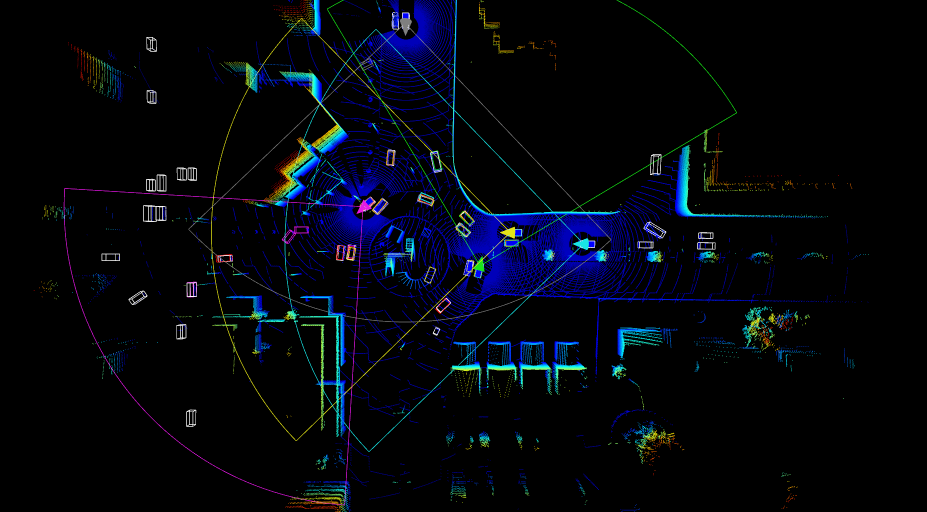
#> input picture fig/test1.png, 1853 x 1023 px (shown at 1/2 size)
$ python -i process.py   (imports and definitions only)
#> lines starting #> are read from the running program, lines starting #| are printed output that depends on the picture
#!/usr/bin/env python3
import copy
import math
import shutil
import sys
import time
from pathlib import Path
import numpy as np
import open3d as o3d
import matplotlib.pyplot as plt
from multiprocessing.dummy import Pool as ThreadPool

sys.path.append(Path(__file__).resolve().parent.parent.as_posix())  # repo path
from params import *
from dataset_tools.utils.calibration import Calibration

VIEW_WIDTH = 1242
VIEW_HEIGHT = 375
VIEW_FOV = 90
camera_intrinsic_matrix = np.identity(3)
camera_intrinsic_matrix[0, 2] = VIEW_WIDTH / 2.0
camera_intrinsic_matrix[1, 2] = VIEW_HEIGHT / 2.0
camera_intrinsic_matrix[0, 0] = VIEW_WIDTH / (2.0 * np.tan(VIEW_FOV * np.pi / 360.0))
camera_intrinsic_matrix[1, 1] = VIEW_WIDTH / (2.0 * np.tan(VIEW_FOV * np.pi / 360.0))


# [311 lines left out: functions get_ego_lidar_data_path, get_ego_camera_2Dlabel_path, get_raw_lidar_data, process_pcd, get_fov_flag, get_sensor_transform and 14 more, not called in this run]


def process_each_frame(_frame):
    if not os.path.exists(global_label_file_path):
        os.makedirs(global_label_file_path)
    _frame_label_file_path = Path(label_file_path, _frame).as_posix()
    shutil.copy(_frame_label_file_path, global_label_file_path)
    labels = np.loadtxt(_frame_label_file_path, dtype='str', delimiter=' ')

    AD_vehicles = [v for v in os.listdir(str(raw_data_path)) if 'vehicle' in v]
    AD_vehicles_location = find_Ad_vehicles_location(AD_vehicles, labels)

    for ego_vehicle_label in labels:
        tmp_name = ego_vehicle_label[0] + '_' + ego_vehicle_label[1]

        if 'vehicle.tesla' in ego_vehicle_label[0]:
            # and tmp_name in AD_vehicles_location.keys():# and '319' in ego_vehicle_label[1]:
            # if ego_vehicle_label[1] not in tmp_car:
            #     continue
            try:
                lidar_center, lidar_rotation, lidar_rotation_test = get_sensor_transform(ego_vehicle_label[1],
                                                                                         labels, sensor='lidar')
            except:
                continue
            # camera_center, camera_rotation = get_sensor_transform(ego_vehicle_label[1], labels, sensor='camera')

            calib_info_list = []
            for index in range(4):
                calib_info_list.append(' '.join(post(camera_intrinsic_matrix, index)))
            tmp_info = ['R0_rect:'] + list(map(str, [1, 0, 0, 0, 1, 0, 0, 0, 1]))
            calib_info_list.append(' '.join((copy.deepcopy(tmp_info))))
            tmp_info[0] = 'Tr_imu_to_velo:'
            calib_info_list.append(' '.join(tmp_info))
            calib_info_list.append(' '.join(tmp_info))

            camera_info_list = get_sensor_transform(ego_vehicle_label[1], labels, sensor='camera')
            lidar_raw_data_file = get_ego_lidar_data_path(ego_vehicle_label, _frame[:-3])
            if os.path.exists(lidar_raw_data_file):
                pointCloud = get_raw_lidar_data(lidar_raw_data_file, lidar_rotation_test)
            else:
                print("Lidar frame {} not exist, skipped following frames".format(_frame.split('.', 1)[0]))
                break
            for index, camera in enumerate(camera_info_list):
                camera_center, camera_rotation, camera_id = camera
                velo_to_cam_matrix = get_matrix_from_origin_to_target(lidar_center, lidar_rotation, camera_center,
                                                                      camera_rotation)
                post_velo_to_cam = process_matrix(velo_to_cam_matrix)
                calib_info_list[-2] = ' '.join(post_velo_to_cam)

                calib = get_calib_file(raw_data_path, _frame, ego_vehicle_label, index, calib_info_list)
                tmp_pointCloud = process_pcd(pointCloud, calib)

                ego_vehicle_location, ego_vehicle_rotation = get_vehicle_transform(ego_vehicle_label)
                tmp_labels, bboxes = [], []
                label2d = []
                label2point = [[], []]
                tmp_p = []
                camera_2Dlabel_file = get_ego_camera_2Dlabel_path(ego_vehicle_label, camera_id, _frame[:-3])
                try:
                    camera_2Dlabel = np.loadtxt(camera_2Dlabel_file).reshape(-1, 5)
                except:
                    camera_2Dlabel = np.array([])
                for other_vehilcle_label in labels:
                    if 'vehicle' in other_vehilcle_label[0]:
                        if ego_vehicle_label[1] == other_vehilcle_label[
                            1]:  # or ego_vehicle_label[1] != '247' or other_vehilcle_label[1] not in ['229','216']:
                            continue
                        # object_detected_number = judge_in_ROI_numbers(other_vehilcle_label,AD_vehicles_location,_frame[:-3])
                        object_detected_number = 0
                        # exit()
                        other_location, other_rotation = get_vehicle_transform(other_vehilcle_label)
                        other_bbox, bbox_extend, bbox_location, bbox_delta = get_vehicle_bbox(other_vehilcle_label,
                                                                                              lidar_center,
                                                                                              lidar_rotation)
                        tmp = tmp_pointCloud.crop(other_bbox)
                        other_bbox, bbox_extend, bbox_location, bbox_delta = get_vehicle_bbox(other_vehilcle_label,
                                                                                              lidar_center,
                                                                                              lidar_rotation, True)
                        tmp2 = tmp_pointCloud.crop(other_bbox)
                        # if len(tmp.points) != len(tmp2.points):
                        # if True:
                        #     print(len(tmp.points),len(tmp2.points),ego_vehicle_label[1],other_vehilcle_label[1],_frame)

                        tmp_2Dlabel = []
                        for _label in camera_2Dlabel:
                            if other_vehilcle_label[1] == str(int(_label[0])):
                                tmp_2Dlabel = _label[1:]
                                if tmp_2Dlabel[0] < 0:
                                    tmp_2Dlabel[0] = 0
                                if tmp_2Dlabel[1] < 0:
                                    tmp_2Dlabel[1] = 0
                                if tmp_2Dlabel[2] > 1242:
                                    tmp_2Dlabel[2] = 1242
                                if tmp_2Dlabel[3] > 375:
                                    tmp_2Dlabel[3] = 375
                                break
                        if len(tmp.points) >= 10 and len(tmp_2Dlabel) != 0:
                            # if True:
                            # camera_label = transform_lidar_to_camera(other_bbox.get_box_points(),camera_intrinsic_matrix, velo_to_cam_matrix)
                            pcd = o3d.geometry.PointCloud()
                            tmp_pcd = np.array(np.array(other_bbox.get_box_points()), dtype=np.dtype('f4'))
                            pcd.points = o3d.utility.Vector3dVector(tmp_pcd)
                            pcd.paint_uniform_color([1, 0, 0])
                            tmp_p.append(pcd)

                            # [7 lines of commented-out code are left out]

                            label2d.append(tmp_2Dlabel)
                            # camera_label = [np.array(i)[0][0] for i in camera_label]
                            other_location = other_bbox.get_center()
                            bboxes.append(other_bbox)
                            # print(other_location,float(other_vehilcle_label[-1]))
                            other_location -= np.array([0, 0, float(other_vehilcle_label[-1])])
                            # other_location = transform_vehicle_to_lidar(other_location, matrix_to_ego)
                            alpha = - bbox_delta - math.atan(other_location[0] / other_location[2]) - np.pi


                            alpha = process_theta(alpha)
                            # print(-bbox_delta-np.pi+lidar_rotation[2]+np.pi/2,np.radians(float(other_vehilcle_label[7])))
                            bbox_delta = process_theta(-bbox_delta - np.pi)
                            if len(tmp2.points) > 10:
                                size = 0
                                if len(tmp2.points) + other_location[0] < 250:
                                    size = 1
                                if len(tmp2.points) + other_location[0] < 125:
                                    size = 2
                                tmp_labels.append(
                                    ['Car', str(object_detected_number), str(size), str(alpha), tmp_2Dlabel[0],
                                     tmp_2Dlabel[1], tmp_2Dlabel[2], tmp_2Dlabel[3],
                                     str(bbox_extend[2]), str(bbox_extend[1]), str(bbox_extend[0]),
                                     str(other_location[0]), str(other_location[1]), str(other_location[2]),
                                     str(bbox_delta), str(other_vehilcle_label[1])])
                            # else:
                            #     # tmp_labels.append(['DontCare','0','0',str(alpha),tmp_2Dlabel[0],tmp_2Dlabel[1],tmp_2Dlabel[2],tmp_2Dlabel[3],
                            #     tmp_labels.append(['Car','0','0',str(alpha),0,0,0,0,
                            #                         str(bbox_extend[2]), str(bbox_extend[1]), str(bbox_extend[0]),
                            #                         str(other_location[0]), str(other_location[1]), str(other_location[2]), str(bbox_delta), str(other_vehilcle_label[1])])

                if len(tmp_labels) == 0:
                    tmp_labels.append(
                        ['DontCare', '-1', '-1', '-10', '522.25', '202.35', '547.77', '219.71', '-1', '-1', '-1',
                         '-1000', '-1000', '-1000', '-10', '-10'])
                img_path = write_labels(raw_data_path, _frame, ego_vehicle_label, tmp_labels, pointCloud, index,
                                        camera_id, calib_info_list)
                if img_path is None:
                    print("Image frame {} not exist, skipped".format(_frame.split('.', 1)[0]))
                    break
                # [22 lines of commented-out code are left out]
        else:
            continue


# [48 lines not run here, left out]
    # training: 0:510:3
    # testing: 510:1100:1
    # if not os.path.exists(global_label_file_path):
    #     os.makedirs(global_label_file_path[:-13])
    # np.savetxt(global_label_file_path, np.array(frames),fmt='%s', delimiter=' ')

>>> import cv2
>>> picture = cv2.imread('../fig/test1.png', cv2.IMREAD_GRAYSCALE)
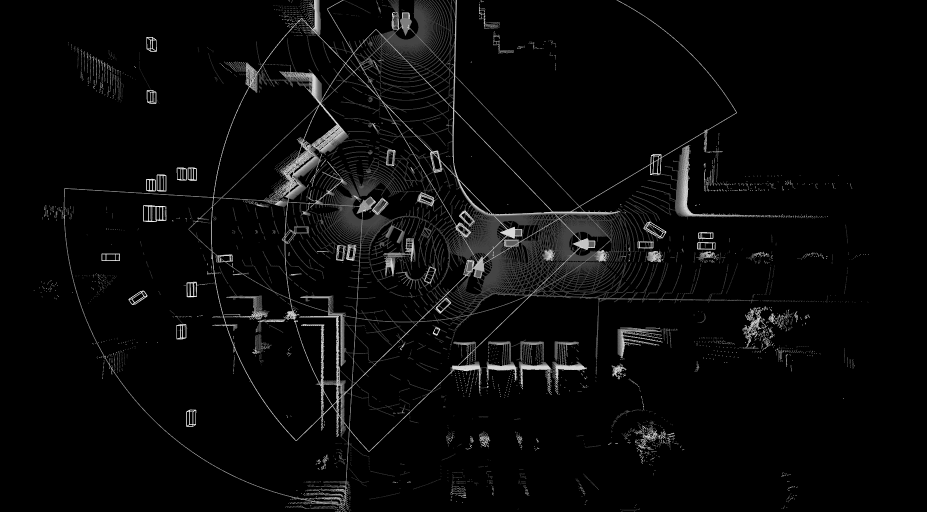
#> picture: shape (1023, 1853) (shown at 1/2 size); min 0, max 255, mean 9.1
#> (the run stopped early here; a loop or call above may not have finished)
